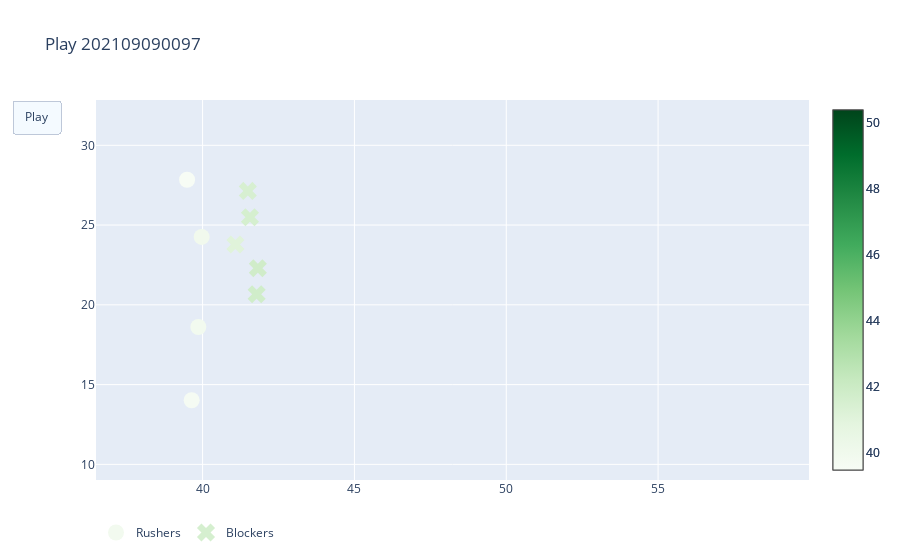

Notebook source saved alongside this figure:
### Code cell
from __future__ import annotations
import plotly
import plotly.graph_objects as go
fig = go.Figure(
    data= start_frame,
    layout=layout_draw,
    frames=all_frame
)

fig.update_layout(legend=dict(orientation = "h"))  
fig.show()

### Figure 1 — Plotly figure (JSON) as saved in the notebook; plotly's stock layout.template omitted (floating-point values rounded to 4 significant figures)
{"data": [{"legendgroup": "Rushers", "marker": {"cmax": 50.39, "cmin": 39.48, "color": [39.86, 39.97, 39.64, 39.49], "colorscale": [[0, "rgb(247,252,245)"], [0.125, "rgb(229,245,224)"], [0.25, "rgb(199,233,192)"], [0.375, "rgb(161,217,155)"], [0.5, "rgb(116,196,118)"], [0.625, "rgb(65,171,93)"], [0.75, "rgb(35,139,69)"], [0.875, "rgb(0,109,44)"], [1, "rgb(0,68,27)"]], "showscale": true, "size": 16}, "mode": "markers", "name": "Rushers", "type": "scatter", "x": [39.86, 39.97, 39.64, 39.49], "y": [18.61, 24.26, 14.02, 27.84]}, {"legendgroup": "Blockers", "marker": {"cmax": 50.39, "cmin": 39.48, "color": [41.56, 41.78, 41.08, 41.82, 41.49], "colorscale": [[0, "rgb(247,252,245)"], [0.125, "rgb(229,245,224)"], [0.25, "rgb(199,233,192)"], [0.375, "rgb(161,217,155)"], [0.5, "rgb(116,196,118)"], [0.625, "rgb(65,171,93)"], [0.75, "rgb(35,139,69)"], [0.875, "rgb(0,109,44)"], [1, "rgb(0,68,27)"]], "showscale": true, "size": 16, "symbol": "x"}, "mode": "markers", "name": "Blockers", "type": "scatter", "x": [41.56, 41.78, 41.08, 41.82, 41.49], "y": [25.49, 20.66, 23.78, 22.29, 27.14]}], "layout": {"legend": {"orientation": "h"}, "title": {"text": "Play 202109090097"}, "updatemenus": [{"buttons": [{"args": [null, {"frame": {"duration": 100, "redraw": false}, "fromcurrent": true, "transition": {"duration": 0}}], "label": "Play", "method": "animate"}], "type": "buttons"}], "xaxis": {"autorange": false, "range": [36.49, 59.97]}, "yaxis": {"autorange": false, "range": [9.02, 32.84]}}}
